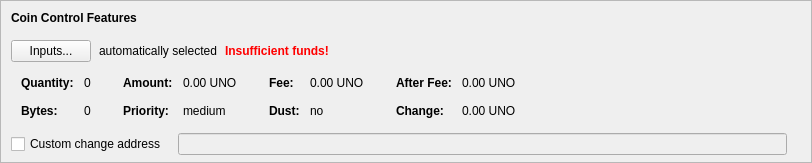
    <widget class="QFrame" name="frameCoinControl">
     <property name="sizePolicy">
      <sizepolicy hsizetype="Expanding" vsizetype="Expanding">
       <horstretch>0</horstretch>
       <verstretch>0</verstretch>
      </sizepolicy>
     </property>
     <property name="maximumSize">
      <size>
       <width>16777215</width>
       <height>16777215</height>
      </size>
     </property>
     <property name="frameShape">
      <enum>QFrame::StyledPanel</enum>
     </property>
     <property name="frameShadow">
      <enum>QFrame::Sunken</enum>
     </property>
     <layout class="QVBoxLayout" name="verticalLayoutCoinControl2">
      <property name="spacing">
       <number>0</number>
      </property>
      <property name="leftMargin">
       <number>0</number>
      </property>
      <property name="topMargin">
       <number>0</number>
      </property>
      <property name="rightMargin">
       <number>0</number>
      </property>
      <property name="bottomMargin">
       <number>6</number>
      </property>
      <item>
       <layout class="QVBoxLayout" name="verticalLayoutCoinControl" stretch="0,0,0,0,1">
        <property name="spacing">
         <number>0</number>
        </property>
        <property name="leftMargin">
         <number>10</number>
        </property>
        <property name="topMargin">
         <number>10</number>
        </property>
        <item>
         <layout class="QHBoxLayout" name="horizontalLayoutCoinControl1">
          <property name="bottomMargin">
           <number>15</number>
          </property>
          <item>
           <widget class="QLabel" name="labelCoinControlFeatures">
            <property name="sizePolicy">
             <sizepolicy hsizetype="Preferred" vsizetype="Maximum">
              <horstretch>0</horstretch>
              <verstretch>0</verstretch>
             </sizepolicy>
            </property>
            <property name="font">
             <font>
              <weight>75</weight>
              <bold>true</bold>
             </font>
            </property>
            <property name="styleSheet">
             <string notr="true">font-weight:bold;</string>
            </property>
            <property name="text">
             <string>Coin Control Features</string>
            </property>
           </widget>
          </item>
         </layout>
        </item>
        <item>
         <layout class="QHBoxLayout" name="horizontalLayoutCoinControl2" stretch="0,0,0,0">
          <property name="spacing">
           <number>8</number>
          </property>
          <property name="bottomMargin">
           <number>10</number>
          </property>
          <item>
           <widget class="QPushButton" name="pushButtonCoinControl">
            <property name="styleSheet">
             <string notr="true"/>
            </property>
            <property name="text">
             <string>Inputs...</string>
            </property>
            <property name="autoDefault">
             <bool>false</bool>
            </property>
           </widget>
          </item>
          <item>
           <widget class="QLabel" name="labelCoinControlAutomaticallySelected">
            <property name="text">
             <string>automatically selected</string>
            </property>
            <property name="margin">
             <number>5</number>
            </property>
           </widget>
          </item>
          <item>
           <widget class="QLabel" name="labelCoinControlInsuffFunds">
            <property name="font">
             <font>
              <weight>75</weight>
              <bold>true</bold>
             </font>
            </property>
            <property name="styleSheet">
             <string notr="true">color:red;font-weight:bold;</string>
            </property>
            <property name="text">
             <string>Insufficient funds!</string>
            </property>
            <property name="margin">
             <number>5</number>
            </property>
           </widget>
          </item>
          <item>
           <spacer name="horizontalSpacerCoinControl">
            <property name="orientation">
             <enum>Qt::Horizontal</enum>
            </property>
            <property name="sizeHint" stdset="0">
             <size>
              <width>40</width>
              <height>1</height>
             </size>
            </property>
           </spacer>
          </item>
         </layout>
        </item>
        <item>
         <widget class="QWidget" name="widgetCoinControl" native="true">
          <property name="sizePolicy">
           <sizepolicy hsizetype="Preferred" vsizetype="Preferred">
            <horstretch>0</horstretch>
            <verstretch>0</verstretch>
           </sizepolicy>
          </property>
          <property name="minimumSize">
           <size>
            <width>0</width>
            <height>0</height>
           </size>
          </property>
          <property name="styleSheet">
           <string notr="true"/>
          </property>
          <layout class="QHBoxLayout" name="horizontalLayoutCoinControl5">
           <property name="leftMargin">
            <number>0</number>
           </property>
           <property name="topMargin">
            <number>0</number>
           </property>
           <property name="rightMargin">
            <number>0</number>
           </property>
           <property name="bottomMargin">
            <number>0</number>
           </property>
           <item>
            <layout class="QHBoxLayout" name="horizontalLayoutCoinControl3" stretch="0,0,0,1">
             <property name="spacing">
              <number>20</number>
             </property>
             <property name="topMargin">
              <number>0</number>
             </property>
             <property name="bottomMargin">
              <number>10</number>
             </property>
             <item>
              <layout class="QFormLayout" name="formLayoutCoinControl1">
               <property name="horizontalSpacing">
                <number>10</number>
               </property>
               <property name="verticalSpacing">
                <number>14</number>
               </property>
               <property name="leftMargin">
                <number>10</number>
               </property>
               <property name="topMargin">
                <number>4</number>
               </property>
               <property name="rightMargin">
                <number>6</number>
               </property>
               <item row="0" column="0">
                <widget class="QLabel" name="labelCoinControlQuantityText">
                 <property name="font">
                  <font>
                   <weight>75</weight>
                   <bold>true</bold>
                  </font>
                 </property>
                 <property name="text">
                  <string>Quantity:</string>
                 </property>
                 <property name="margin">
                  <number>0</number>
                 </property>
                </widget>
               </item>
               <item row="0" column="1">
                <widget class="QLabel" name="labelCoinControlQuantity">
                 <property name="cursor">
                  <cursorShape>IBeamCursor</cursorShape>
                 </property>
                 <property name="contextMenuPolicy">
                  <enum>Qt::ActionsContextMenu</enum>
                 </property>
                 <property name="text">
                  <string notr="true">0</string>
                 </property>
                 <property name="margin">
                  <number>0</number>
                 </property>
                 <property name="textInteractionFlags">
                  <set>Qt::LinksAccessibleByMouse|Qt::TextSelectableByKeyboard|Qt::TextSelectableByMouse</set>
                 </property>
                </widget>
               </item>
               <item row="1" column="0">
                <widget class="QLabel" name="labelCoinControlBytesText">
                 <property name="font">
                  <font>
                   <weight>75</weight>
                   <bold>true</bold>
                  </font>
                 </property>
                 <property name="text">
                  <string>Bytes:</string>
                 </property>
                </widget>
               </item>
               <item row="1" column="1">
                <widget class="QLabel" name="labelCoinControlBytes">
                 <property name="cursor">
                  <cursorShape>IBeamCursor</cursorShape>
                 </property>
                 <property name="contextMenuPolicy">
                  <enum>Qt::ActionsContextMenu</enum>
                 </property>
                 <property name="text">
                  <string notr="true">0</string>
                 </property>
                 <property name="textInteractionFlags">
                  <set>Qt::LinksAccessibleByMouse|Qt::TextSelectableByKeyboard|Qt::TextSelectableByMouse</set>
                 </property>
                </widget>
               </item>
              </layout>
             </item>
             <item>
              <layout class="QFormLayout" name="formLayoutCoinControl2">
               <property name="horizontalSpacing">
                <number>10</number>
               </property>
               <property name="verticalSpacing">
                <number>14</number>
               </property>
               <property name="leftMargin">
                <number>6</number>
               </property>
               <property name="topMargin">
                <number>4</number>
               </property>
               <property name="rightMargin">
                <number>6</number>
               </property>
               <item row="0" column="0">
                <widget class="QLabel" name="labelCoinControlAmountText">
                 <property name="font">
                  <font>
                   <weight>75</weight>
                   <bold>true</bold>
                  </font>
                 </property>
                 <property name="text">
                  <string>Amount:</string>
                 </property>
                 <property name="margin">
                  <number>0</number>
                 </property>
                </widget>
               </item>
               <item row="0" column="1">
                <widget class="QLabel" name="labelCoinControlAmount">
                 <property name="cursor">
                  <cursorShape>IBeamCursor</cursorShape>
                 </property>
                 <property name="contextMenuPolicy">
                  <enum>Qt::ActionsContextMenu</enum>
                 </property>
                 <property name="text">
                  <string notr="true">0.00 UNO</string>
                 </property>
                 <property name="textInteractionFlags">
                  <set>Qt::LinksAccessibleByMouse|Qt::TextSelectableByKeyboard|Qt::TextSelectableByMouse</set>
                 </property>
                </widget>
               </item>
               <item row="1" column="0">
                <widget class="QLabel" name="labelCoinControlPriorityText">
                 <property name="font">
                  <font>
                   <weight>75</weight>
                   <bold>true</bold>
                  </font>
                 </property>
                 <property name="text">
                  <string>Priority:</string>
                 </property>
                </widget>
               </item>
               <item row="1" column="1">
                <widget class="QLabel" name="labelCoinControlPriority">
                 <property name="cursor">
                  <cursorShape>IBeamCursor</cursorShape>
                 </property>
                 <property name="contextMenuPolicy">
                  <enum>Qt::ActionsContextMenu</enum>
                 </property>
                 <property name="text">
                  <string notr="true">medium</string>
                 </property>
                 <property name="textInteractionFlags">
                  <set>Qt::LinksAccessibleByMouse|Qt::TextSelectableByKeyboard|Qt::TextSelectableByMouse</set>
                 </property>
                </widget>
               </item>
              </layout>
             </item>
             <item>
              <layout class="QFormLayout" name="formLayoutCoinControl3">
               <property name="horizontalSpacing">
                <number>10</number>
               </property>
               <property name="verticalSpacing">
                <number>14</number>
               </property>
               <property name="leftMargin">
                <number>6</number>
               </property>
               <property name="topMargin">
                <number>4</number>
               </property>
               <property name="rightMargin">
                <number>6</number>
               </property>
               <item row="0" column="0">
                <widget class="QLabel" name="labelCoinControlFeeText">
                 <property name="font">
                  <font>
                   <weight>75</weight>
                   <bold>true</bold>
                  </font>
                 </property>
                 <property name="text">
                  <string>Fee:</string>
                 </property>
                 <property name="margin">
                  <number>0</number>
                 </property>
                </widget>
               </item>
               <item row="0" column="1">
                <widget class="QLabel" name="labelCoinControlFee">
                 <property name="cursor">
                  <cursorShape>IBeamCursor</cursorShape>
                 </property>
                 <property name="contextMenuPolicy">
                  <enum>Qt::ActionsContextMenu</enum>
                 </property>
                 <property name="text">
                  <string notr="true">0.00 UNO</string>
                 </property>
                 <property name="textInteractionFlags">
                  <set>Qt::LinksAccessibleByMouse|Qt::TextSelectableByKeyboard|Qt::TextSelectableByMouse</set>
                 </property>
                </widget>
               </item>
               <item row="1" column="0">
                <widget class="QLabel" name="labelCoinControlLowOutputText">
                 <property name="font">
                  <font>
                   <weight>75</weight>
                   <bold>true</bold>
                  </font>
                 </property>
                 <property name="text">
                  <string>Dust:</string>
                 </property>
                </widget>
               </item>
               <item row="1" column="1">
                <widget class="QLabel" name="labelCoinControlLowOutput">
                 <property name="cursor">
                  <cursorShape>IBeamCursor</cursorShape>
                 </property>
                 <property name="contextMenuPolicy">
                  <enum>Qt::ActionsContextMenu</enum>
                 </property>
                 <property name="text">
                  <string notr="true">no</string>
                 </property>
                 <property name="textInteractionFlags">
                  <set>Qt::LinksAccessibleByMouse|Qt::TextSelectableByKeyboard|Qt::TextSelectableByMouse</set>
                 </property>
                </widget>
               </item>
              </layout>
             </item>
             <item>
              <layout class="QFormLayout" name="formLayoutCoinControl4">
               <property name="horizontalSpacing">
                <number>10</number>
               </property>
               <property name="verticalSpacing">
                <number>14</number>
               </property>
               <property name="leftMargin">
                <number>6</number>
               </property>
               <property name="topMargin">
                <number>4</number>
               </property>
               <property name="rightMargin">
                <number>6</number>
               </property>
               <item row="0" column="0">
                <widget class="QLabel" name="labelCoinControlAfterFeeText">
                 <property name="font">
                  <font>
                   <weight>75</weight>
                   <bold>true</bold>
                  </font>
                 </property>
                 <property name="text">
                  <string>After Fee:</string>
                 </property>
                 <property name="margin">
                  <number>0</number>
                 </property>
                </widget>
               </item>
               <item row="0" column="1">
                <widget class="QLabel" name="labelCoinControlAfterFee">
                 <property name="cursor">
                  <cursorShape>IBeamCursor</cursorShape>
                 </property>
                 <property name="contextMenuPolicy">
                  <enum>Qt::ActionsContextMenu</enum>
                 </property>
                 <property name="text">
                  <string notr="true">0.00 UNO</string>
                 </property>
                 <property name="textInteractionFlags">
                  <set>Qt::LinksAccessibleByMouse|Qt::TextSelectableByKeyboard|Qt::TextSelectableByMouse</set>
                 </property>
                </widget>
               </item>
               <item row="1" column="0">
                <widget class="QLabel" name="labelCoinControlChangeText">
                 <property name="font">
                  <font>
                   <weight>75</weight>
                   <bold>true</bold>
                  </font>
                 </property>
                 <property name="text">
                  <string>Change:</string>
                 </property>
                </widget>
               </item>
               <item row="1" column="1">
                <widget class="QLabel" name="labelCoinControlChange">
                 <property name="cursor">
                  <cursorShape>IBeamCursor</cursorShape>
                 </property>
                 <property name="contextMenuPolicy">
                  <enum>Qt::ActionsContextMenu</enum>
                 </property>
                 <property name="text">
                  <string notr="true">0.00 UNO</string>
                 </property>
                 <property name="textInteractionFlags">
                  <set>Qt::LinksAccessibleByMouse|Qt::TextSelectableByKeyboard|Qt::TextSelectableByMouse</set>
                 </property>
                </widget>
               </item>
              </layout>
             </item>
            </layout>
           </item>
          </layout>
         </widget>
        </item>
        <item>
         <layout class="QHBoxLayout" name="horizontalLayoutCoinControl4" stretch="0,0,0">
          <property name="spacing">
           <number>12</number>
          </property>
          <property name="sizeConstraint">
           <enum>QLayout::SetDefaultConstraint</enum>
          </property>
          <property name="topMargin">
           <number>5</number>
          </property>
          <property name="rightMargin">
           <number>5</number>
          </property>
          <item>
           <widget class="QCheckBox" name="checkBoxCoinControlChange">
            <property name="toolTip">
             <string>If this is activated, but the change address is empty or invalid, change will be sent to a newly generated address.</string>
            </property>
            <property name="text">
             <string>Custom change address</string>
            </property>
           </widget>
          </item>
          <item>
           <widget class="QValidatedLineEdit" name="lineEditCoinControlChange">
            <property name="enabled">
             <bool>false</bool>
            </property>
            <property name="sizePolicy">
             <sizepolicy hsizetype="Expanding" vsizetype="Fixed">
              <horstretch>0</horstretch>
              <verstretch>0</verstretch>
             </sizepolicy>
            </property>
           </widget>
          </item>
          <item>
           <widget class="QLabel" name="labelCoinControlChangeLabel">
            <property name="sizePolicy">
             <sizepolicy hsizetype="Preferred" vsizetype="Expanding">
              <horstretch>0</horstretch>
              <verstretch>0</verstretch>
             </sizepolicy>
            </property>
            <property name="minimumSize">
             <size>
              <width>0</width>
              <height>0</height>
             </size>
            </property>
            <property name="text">
             <string/>
            </property>
            <property name="margin">
             <number>3</number>
            </property>
           </widget>
          </item>
         </layout>
        </item>
        <item>
         <spacer name="verticalSpacerCoinControl">
          <property name="orientation">
           <enum>Qt::Vertical</enum>
          </property>
          <property name="sizeHint" stdset="0">
           <size>
            <width>800</width>
            <height>1</height>
           </size>
          </property>
         </spacer>
        </item>
       </layout>
      </item>
     </layout>
    </widget>
